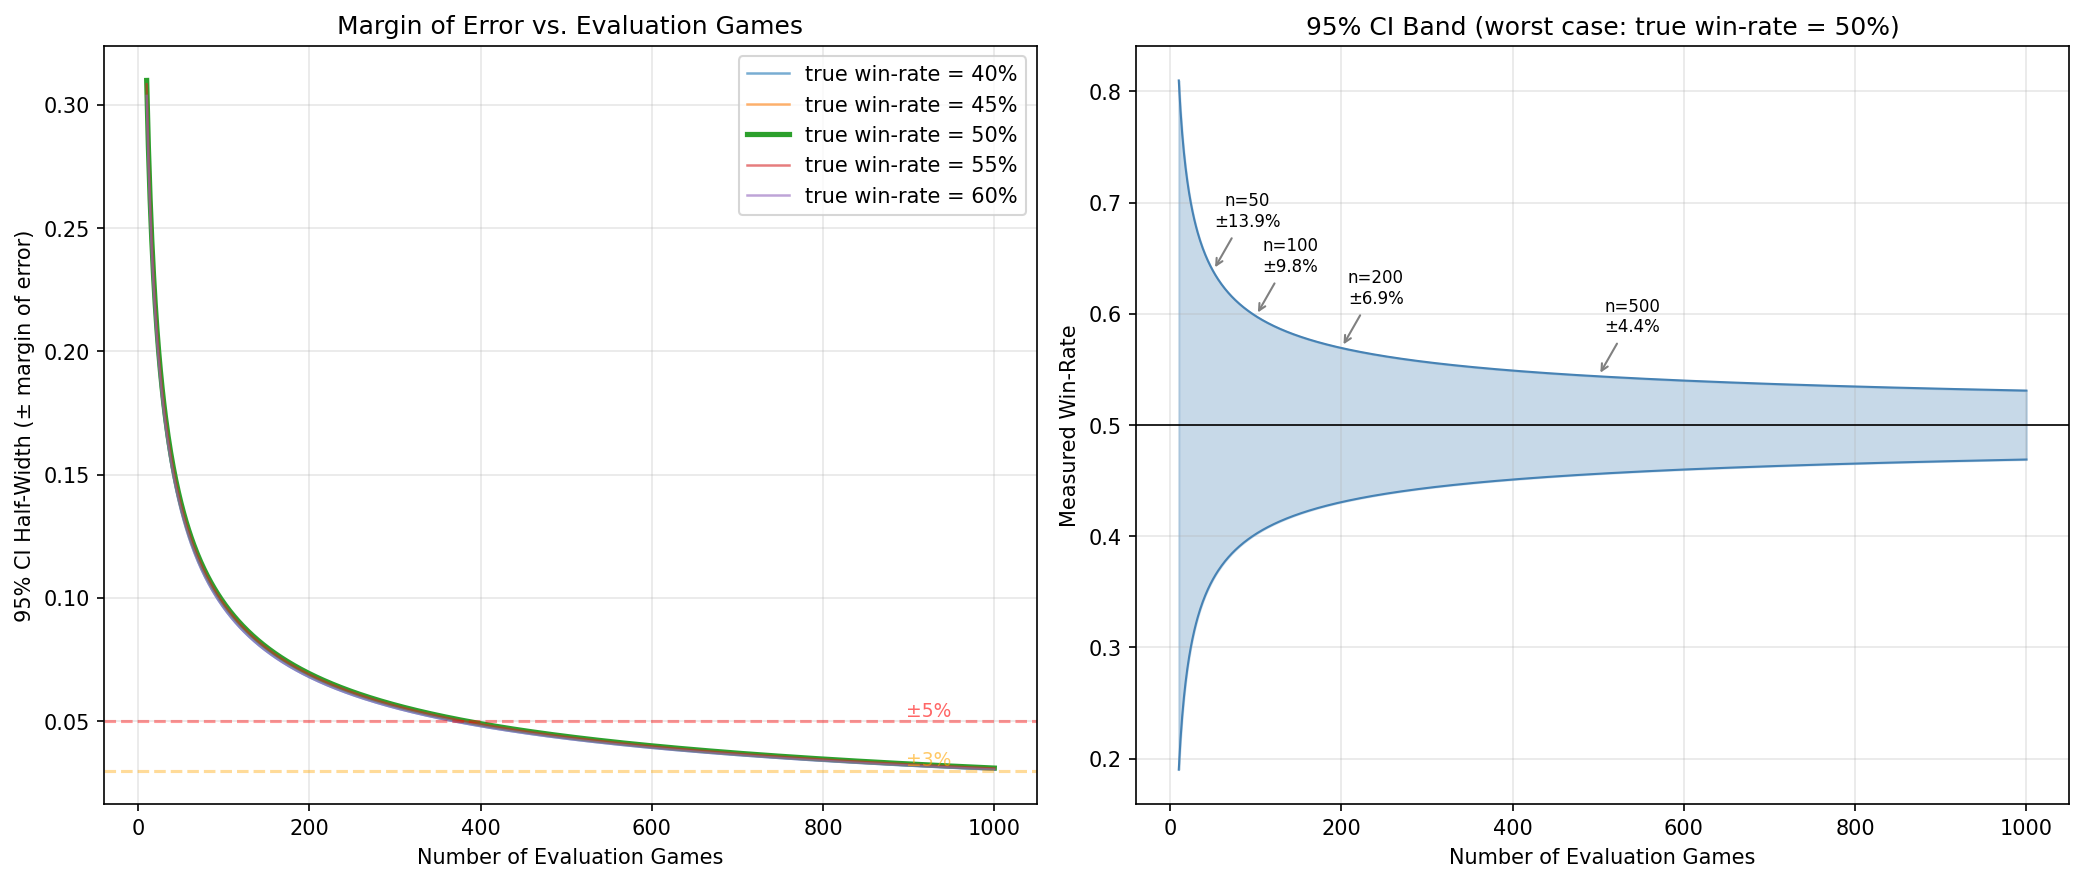

Write Python code to recreate this figure.
"""
Chart showing 95% confidence interval width for CMA-ES win-rate evaluation
at various numbers of games.

Each game outcome is approximately Bernoulli (win=1, loss=0, tie=0.5).
For a true win-rate p, the standard error of the estimated win-rate after
n games is sqrt(p*(1-p)/n), and the 95% CI is ±1.96 * SE.

We show this for several true win-rates, with worst case (p=0.5) highlighted.
"""

import numpy as np
import matplotlib.pyplot as plt

games = np.arange(10, 1001, 1)
true_rates = [0.50, 0.55, 0.60, 0.45, 0.40]

fig, (ax1, ax2) = plt.subplots(1, 2, figsize=(14, 6))

# Left: 95% CI half-width (margin of error) vs number of games
for p in sorted(true_rates):
    margin = 1.96 * np.sqrt(p * (1 - p) / games)
    label = f"true win-rate = {p:.0%}"
    lw = 2.5 if p == 0.50 else 1.2
    alpha = 1.0 if p == 0.50 else 0.6
    ax1.plot(games, margin, label=label, linewidth=lw, alpha=alpha)

ax1.set_xlabel("Number of Evaluation Games")
ax1.set_ylabel("95% CI Half-Width (± margin of error)")
ax1.set_title("Margin of Error vs. Evaluation Games")
ax1.legend()
ax1.grid(True, alpha=0.3)
ax1.axhline(y=0.05, color='red', linestyle='--', alpha=0.4, label='±5%')
ax1.axhline(y=0.03, color='orange', linestyle='--', alpha=0.4, label='±3%')
ax1.text(950, 0.052, '±5%', color='red', alpha=0.6, ha='right', fontsize=9)
ax1.text(950, 0.032, '±3%', color='orange', alpha=0.6, ha='right', fontsize=9)

# Right: Full CI band for p=0.50 (worst case)
p = 0.50
margin = 1.96 * np.sqrt(p * (1 - p) / games)
ax2.fill_between(games, p - margin, p + margin, alpha=0.3, color='steelblue')
ax2.plot(games, p + margin, color='steelblue', linewidth=1)
ax2.plot(games, p - margin, color='steelblue', linewidth=1)
ax2.axhline(y=0.50, color='black', linestyle='-', linewidth=0.8)
ax2.set_xlabel("Number of Evaluation Games")
ax2.set_ylabel("Measured Win-Rate")
ax2.set_title("95% CI Band (worst case: true win-rate = 50%)")
ax2.grid(True, alpha=0.3)

# Annotate specific game counts
for n in [50, 100, 200, 500]:
    m = 1.96 * np.sqrt(p * (1 - p) / n)
    ax2.annotate(
        f"n={n}\n±{m:.1%}",
        xy=(n, p + m), xytext=(n + 40, p + m + 0.04),
        arrowprops=dict(arrowstyle='->', color='gray'),
        fontsize=8, ha='center',
    )

# Table of key values
print("Number of Games | 95% CI Half-Width (worst case p=0.50)")
print("-" * 55)
for n in [25, 50, 75, 100, 150, 200, 300, 500, 750, 1000]:
    m = 1.96 * np.sqrt(0.5 * 0.5 / n)
    print(f"  {n:>4}           |  ±{m:.4f}  ({m:.1%})")

plt.tight_layout()
plt.savefig("eval_confidence.png", dpi=150, bbox_inches='tight')
print("\nSaved to eval_confidence.png")
